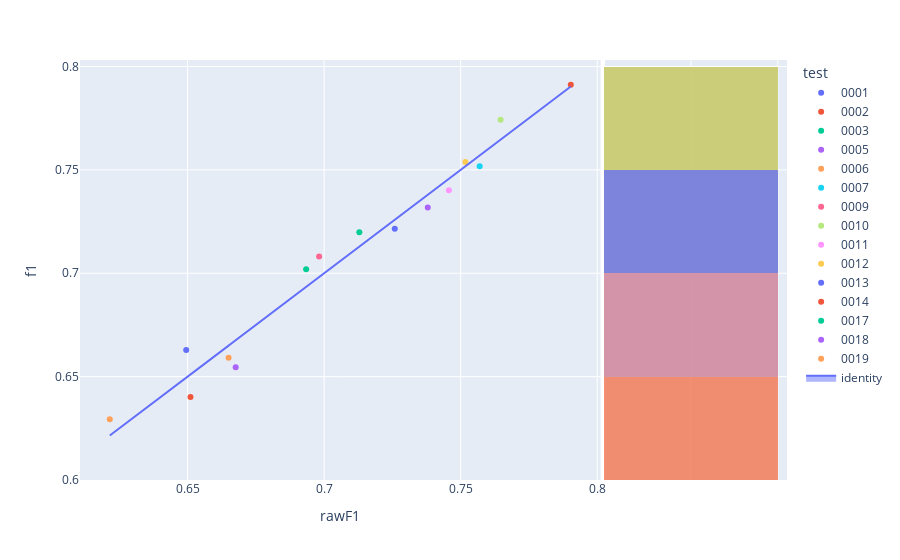

Source (notebook cell):
### Code cell
fig=px.scatter(experimentModels_N2,x='rawF1',y='f1',color='test',hover_name='modelId', marginal_y="histogram")
fig.add_trace(
    go.Scatter(x=experimentModels_N2['rawF1'], y=experimentModels_N2['rawF1'], name="identity", mode='lines',fill="toself")
)
fig.show()

### Figure 1 — Plotly figure (JSON) as saved in the notebook; plotly's stock layout.template omitted (floating-point values rounded to 4 significant figures)
{"data": [{"hovertemplate": "<b>%{hovertext}</b><br><br>test=0001<br>rawF1=%{x}<br>f1=%{y}<extra></extra>", "hovertext": ["7feab6c6-8ccf-4056-b394-5b6d7b96cb7a"], "legendgroup": "0001", "marker": {"color": "#636efa", "symbol": "circle"}, "mode": "markers", "name": "0001", "orientation": "v", "showlegend": true, "type": "scatter", "x": [0.6495], "xaxis": "x", "y": [0.6628], "yaxis": "y"}, {"alignmentgroup": "True", "bingroup": "y", "hovertemplate": "test=0001<br>f1=%{y}<br>count=%{x}<extra></extra>", "legendgroup": "0001", "marker": {"color": "#636efa"}, "name": "0001", "offsetgroup": "0001", "opacity": 0.5, "showlegend": false, "type": "histogram", "xaxis": "x2", "y": [0.6628], "yaxis": "y2"}, {"hovertemplate": "<b>%{hovertext}</b><br><br>test=0002<br>rawF1=%{x}<br>f1=%{y}<extra></extra>", "hovertext": ["aca6fbc5-bdf4-4890-bc15-bd3cc527aa65"], "legendgroup": "0002", "marker": {"color": "#EF553B", "symbol": "circle"}, "mode": "markers", "name": "0002", "orientation": "v", "showlegend": true, "type": "scatter", "x": [0.7903], "xaxis": "x", "y": [0.7912], "yaxis": "y"}, {"alignmentgroup": "True", "bingroup": "y", "hovertemplate": "test=0002<br>f1=%{y}<br>count=%{x}<extra></extra>", "legendgroup": "0002", "marker": {"color": "#EF553B"}, "name": "0002", "offsetgroup": "0002", "opacity": 0.5, "showlegend": false, "type": "histogram", "xaxis": "x2", "y": [0.7912], "yaxis": "y2"}, {"hovertemplate": "<b>%{hovertext}</b><br><br>test=0003<br>rawF1=%{x}<br>f1=%{y}<extra></extra>", "hovertext": ["ec017e6c-bd1b-41f7-af84-ed6023617980"], "legendgroup": "0003", "marker": {"color": "#00cc96", "symbol": "circle"}, "mode": "markers", "name": "0003", "orientation": "v", "showlegend": true, "type": "scatter", "x": [0.7129], "xaxis": "x", "y": [0.7198], "yaxis": "y"}, {"alignmentgroup": "True", "bingroup": "y", "hovertemplate": "test=0003<br>f1=%{y}<br>count=%{x}<extra></extra>", "legendgroup": "0003", "marker": {"color": "#00cc96"}, "name": "0003", "offsetgroup": "0003", "opacity": 0.5, "showlegend": false, "type": "histogram", "xaxis": "x2", "y": [0.7198], "yaxis": "y2"}, {"hovertemplate": "<b>%{hovertext}</b><br><br>test=0005<br>rawF1=%{x}<br>f1=%{y}<extra></extra>", "hovertext": ["abcd606e-c9ec-4194-807e-4a045dcd0e18"], "legendgroup": "0005", "marker": {"color": "#ab63fa", "symbol": "circle"}, "mode": "markers", "name": "0005", "orientation": "v", "showlegend": true, "type": "scatter", "x": [0.6676], "xaxis": "x", "y": [0.6545], "yaxis": "y"}, {"alignmentgroup": "True", "bingroup": "y", "hovertemplate": "test=0005<br>f1=%{y}<br>count=%{x}<extra></extra>", "legendgroup": "0005", "marker": {"color": "#ab63fa"}, "name": "0005", "offsetgroup": "0005", "opacity": 0.5, "showlegend": false, "type": "histogram", "xaxis": "x2", "y": [0.6545], "yaxis": "y2"}, {"hovertemplate": "<b>%{hovertext}</b><br><br>test=0006<br>rawF1=%{x}<br>f1=%{y}<extra></extra>", "hovertext": ["ba039537-8f79-49cf-8ac8-383434059506"], "legendgroup": "0006", "marker": {"color": "#FFA15A", "symbol": "circle"}, "mode": "markers", "name": "0006", "orientation": "v", "showlegend": true, "type": "scatter", "x": [0.6215], "xaxis": "x", "y": [0.6294], "yaxis": "y"}, {"alignmentgroup": "True", "bingroup": "y", "hovertemplate": "test=0006<br>f1=%{y}<br>count=%{x}<extra></extra>", "legendgroup": "0006", "marker": {"color": "#FFA15A"}, "name": "0006", "offsetgroup": "0006", "opacity": 0.5, "showlegend": false, "type": "histogram", "xaxis": "x2", "y": [0.6294], "yaxis": "y2"}, {"hovertemplate": "<b>%{hovertext}</b><br><br>test=0007<br>rawF1=%{x}<br>f1=%{y}<extra></extra>", "hovertext": ["496b4ddf-f8cb-4244-89ad-0439681b820b"], "legendgroup": "0007", "marker": {"color": "#19d3f3", "symbol": "circle"}, "mode": "markers", "name": "0007", "orientation": "v", "showlegend": true, "type": "scatter", "x": [0.7569], "xaxis": "x", "y": [0.7517], "yaxis": "y"}, {"alignmentgroup": "True", "bingroup": "y", "hovertemplate": "test=0007<br>f1=%{y}<br>count=%{x}<extra></extra>", "legendgroup": "0007", "marker": {"color": "#19d3f3"}, "name": "0007", "offsetgroup": "0007", "opacity": 0.5, "showlegend": false, "type": "histogram", "xaxis": "x2", "y": [0.7517], "yaxis": "y2"}, {"hovertemplate": "<b>%{hovertext}</b><br><br>test=0009<br>rawF1=%{x}<br>f1=%{y}<extra></extra>", "hovertext": ["7daf0b7c-d584-4841-8dd3-6d4cec075655"], "legendgroup": "0009", "marker": {"color": "#FF6692", "symbol": "circle"}, "mode": "markers", "name": "0009", "orientation": "v", "showlegend": true, "type": "scatter", "x": [0.6982], "xaxis": "x", "y": [0.7081], "yaxis": "y"}, {"alignmentgroup": "True", "bingroup": "y", "hovertemplate": "test=0009<br>f1=%{y}<br>count=%{x}<extra></extra>", "legendgroup": "0009", "marker": {"color": "#FF6692"}, "name": "0009", "offsetgroup": "0009", "opacity": 0.5, "showlegend": false, "type": "histogram", "xaxis": "x2", "y": [0.7081], "yaxis": "y2"}, {"hovertemplate": "<b>%{hovertext}</b><br><br>test=0010<br>rawF1=%{x}<br>f1=%{y}<extra></extra>", "hovertext": ["cf984650-f856-4b2e-9290-4aba38fd6427"], "legendgroup": "0010", "marker": {"color": "#B6E880", "symbol": "circle"}, "mode": "markers", "name": "0010", "orientation": "v", "showlegend": true, "type": "scatter", "x": [0.7646], "xaxis": "x", "y": [0.7743], "yaxis": "y"}, {"alignmentgroup": "True", "bingroup": "y", "hovertemplate": "test=0010<br>f1=%{y}<br>count=%{x}<extra></extra>", "legendgroup": "0010", "marker": {"color": "#B6E880"}, "name": "0010", "offsetgroup": "0010", "opacity": 0.5, "showlegend": false, "type": "histogram", "xaxis": "x2", "y": [0.7743], "yaxis": "y2"}, {"hovertemplate": "<b>%{hovertext}</b><br><br>test=0011<br>rawF1=%{x}<br>f1=%{y}<extra></extra>", "hovertext": ["8be0a742-8fa8-4f1f-a081-622ff61d7bb5"], "legendgroup": "0011", "marker": {"color": "#FF97FF", "symbol": "circle"}, "mode": "markers", "name": "0011", "orientation": "v", "showlegend": true, "type": "scatter", "x": [0.7457], "xaxis": "x", "y": [0.7401], "yaxis": "y"}, {"alignmentgroup": "True", "bingroup": "y", "hovertemplate": "test=0011<br>f1=%{y}<br>count=%{x}<extra></extra>", "legendgroup": "0011", "marker": {"color": "#FF97FF"}, "name": "0011", "offsetgroup": "0011", "opacity": 0.5, "showlegend": false, "type": "histogram", "xaxis": "x2", "y": [0.7401], "yaxis": "y2"}, {"hovertemplate": "<b>%{hovertext}</b><br><br>test=0012<br>rawF1=%{x}<br>f1=%{y}<extra></extra>", "hovertext": ["87814133-dd28-4c87-860b-c4ef8d85801e"], "legendgroup": "0012", "marker": {"color": "#FECB52", "symbol": "circle"}, "mode": "markers", "name": "0012", "orientation": "v", "showlegend": true, "type": "scatter", "x": [0.7517], "xaxis": "x", "y": [0.7538], "yaxis": "y"}, {"alignmentgroup": "True", "bingroup": "y", "hovertemplate": "test=0012<br>f1=%{y}<br>count=%{x}<extra></extra>", "legendgroup": "0012", "marker": {"color": "#FECB52"}, "name": "0012", "offsetgroup": "0012", "opacity": 0.5, "showlegend": false, "type": "histogram", "xaxis": "x2", "y": [0.7538], "yaxis": "y2"}, {"hovertemplate": "<b>%{hovertext}</b><br><br>test=0013<br>rawF1=%{x}<br>f1=%{y}<extra></extra>", "hovertext": ["3d0715ed-4682-4fa5-9cc7-f167312e833b"], "legendgroup": "0013", "marker": {"color": "#636efa", "symbol": "circle"}, "mode": "markers", "name": "0013", "orientation": "v", "showlegend": true, "type": "scatter", "x": [0.7259], "xaxis": "x", "y": [0.7215], "yaxis": "y"}, {"alignmentgroup": "True", "bingroup": "y", "hovertemplate": "test=0013<br>f1=%{y}<br>count=%{x}<extra></extra>", "legendgroup": "0013", "marker": {"color": "#636efa"}, "name": "0013", "offsetgroup": "0013", "opacity": 0.5, "showlegend": false, "type": "histogram", "xaxis": "x2", "y": [0.7215], "yaxis": "y2"}, {"hovertemplate": "<b>%{hovertext}</b><br><br>test=0014<br>rawF1=%{x}<br>f1=%{y}<extra></extra>", "hovertext": ["1ec0ffd4-9973-4c92-9d68-80bfc2610b4e"], "legendgroup": "0014", "marker": {"color": "#EF553B", "symbol": "circle"}, "mode": "markers", "name": "0014", "orientation": "v", "showlegend": true, "type": "scatter", "x": [0.6511], "xaxis": "x", "y": [0.6401], "yaxis": "y"}, {"alignmentgroup": "True", "bingroup": "y", "hovertemplate": "test=0014<br>f1=%{y}<br>count=%{x}<extra></extra>", "legendgroup": "0014", "marker": {"color": "#EF553B"}, "name": "0014", "offsetgroup": "0014", "opacity": 0.5, "showlegend": false, "type": "histogram", "xaxis": "x2", "y": [0.6401], "yaxis": "y2"}, {"hovertemplate": "<b>%{hovertext}</b><br><br>test=0017<br>rawF1=%{x}<br>f1=%{y}<extra></extra>", "hovertext": ["85254932-ed56-4105-92cd-63187d464506"], "legendgroup": "0017", "marker": {"color": "#00cc96", "symbol": "circle"}, "mode": "markers", "name": "0017", "orientation": "v", "showlegend": true, "type": "scatter", "x": [0.6934], "xaxis": "x", "y": [0.7019], "yaxis": "y"}, {"alignmentgroup": "True", "bingroup": "y", "hovertemplate": "test=0017<br>f1=%{y}<br>count=%{x}<extra></extra>", "legendgroup": "0017", "marker": {"color": "#00cc96"}, "name": "0017", "offsetgroup": "0017", "opacity": 0.5, "showlegend": false, "type": "histogram", "xaxis": "x2", "y": [0.7019], "yaxis": "y2"}, {"hovertemplate": "<b>%{hovertext}</b><br><br>test=0018<br>rawF1=%{x}<br>f1=%{y}<extra></extra>", "hovertext": ["4ae8df49-0dfe-4d18-8f0b-e1dfd3285c3e"], "legendgroup": "0018", "marker": {"color": "#ab63fa", "symbol": "circle"}, "mode": "markers", "name": "0018", "orientation": "v", "showlegend": true, "type": "scatter", "x": [0.7379], "xaxis": "x", "y": [0.7318], "yaxis": "y"}, {"alignmentgroup": "True", "bingroup": "y", "hovertemplate": "test=0018<br>f1=%{y}<br>count=%{x}<extra></extra>", "legendgroup": "0018", "marker": {"color": "#ab63fa"}, "name": "0018", "offsetgroup": "0018", "opacity": 0.5, "showlegend": false, "type": "histogram", "xaxis": "x2", "y": [0.7318], "yaxis": "y2"}, {"hovertemplate": "<b>%{hovertext}</b><br><br>test=0019<br>rawF1=%{x}<br>f1=%{y}<extra></extra>", "hovertext": ["e3714d66-0198-4ba1-b455-3405e39de414"], "legendgroup": "0019", "marker": {"color": "#FFA15A", "symbol": "circle"}, "mode": "markers", "name": "0019", "orientation": "v", "showlegend": true, "type": "scatter", "x": [0.665], "xaxis": "x", "y": [0.6591], "yaxis": "y"}, {"alignmentgroup": "True", "bingroup": "y", "hovertemplate": "test=0019<br>f1=%{y}<br>count=%{x}<extra></extra>", "legendgroup": "0019", "marker": {"color": "#FFA15A"}, "name": "0019", "offsetgroup": "0019", "opacity": 0.5, "showlegend": false, "type": "histogram", "xaxis": "x2", "y": [0.6591], "yaxis": "y2"}, {"fill": "toself", "mode": "lines", "name": "identity", "type": "scatter", "x": [0.6495, 0.7903, 0.7129, 0.6676, 0.6215, 0.7569, 0.6982, 0.7646, 0.7457, 0.7517, 0.7259, 0.6511, 0.6934, 0.7379, 0.665], "y": [0.6495, 0.7903, 0.7129, 0.6676, 0.6215, 0.7569, 0.6982, 0.7646, 0.7457, 0.7517, 0.7259, 0.6511, 0.6934, 0.7379, 0.665]}], "layout": {"barmode": "overlay", "legend": {"title": {"text": "test"}, "tracegroupgap": 0}, "margin": {"t": 60}, "xaxis": {"anchor": "y", "domain": [0, 0.7363], "title": {"text": "rawF1"}}, "xaxis2": {"anchor": "y2", "domain": [0.7413, 1], "matches": "x2", "showgrid": true, "showline": false, "showticklabels": false, "ticks": ""}, "yaxis": {"anchor": "x", "domain": [0, 1], "title": {"text": "f1"}}, "yaxis2": {"anchor": "x2", "domain": [0, 1], "matches": "y", "showgrid": true, "showticklabels": false}}}
